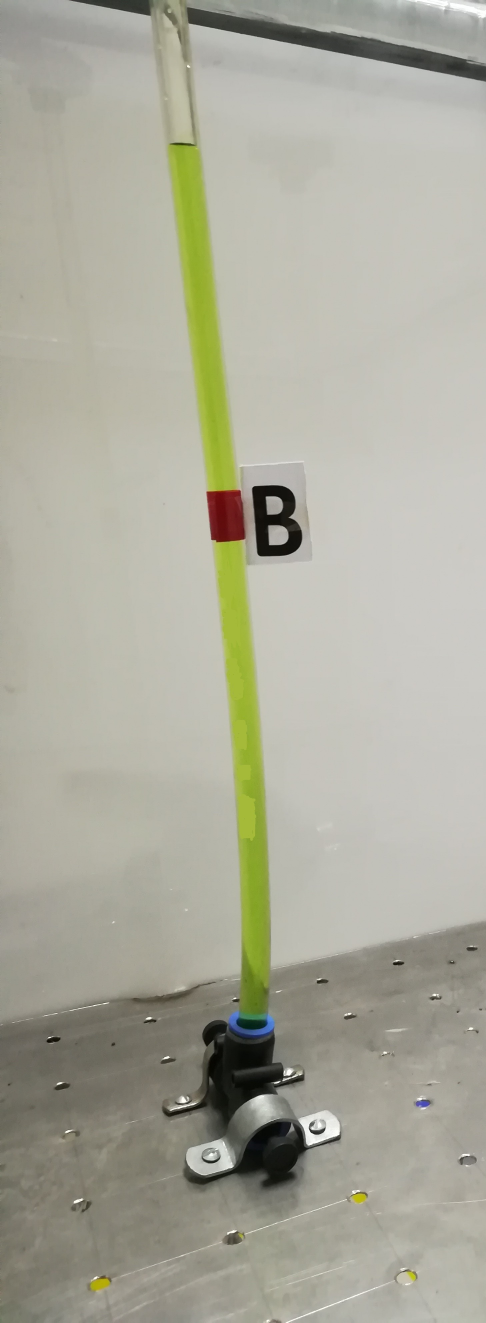
%> input picture btest.jpg, 1458 x 3967 px (shown at 1/3 size)
$ octave --eval "result = TextDetection(imread('btest.jpg'));"   (GNU Octave 9; MATLAB toolbox functions it lacks are replaced by stand-ins)
%> lines starting %> are read from the running program, lines starting %| are printed output that depends on the picture; in (x1, y1, x2, y2) boxes, pixels count from 0 and x2, y2 are one past the last pixel; in counts of white or black regions, pixels touching at a corner belong together; the program's own positions count from 1
### RedBoxDetector.m
function redbox = RedBoxDetector(image)
% im1 = imread(imAdd);
% image = imresize(image, 0.25);
[h, v, l] = size(image);
% imtool(im1small);
im1=image;
% [11 lines of commented-out code are left out]
redmask = im1(:,:,1);
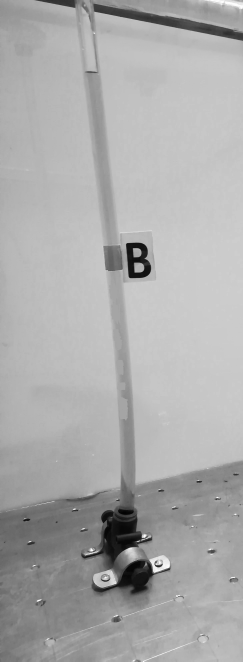
%> redmask: size 3967x1458 uint8 (shown at 1/6 size); min 0, max 255, mean 171.2
greyscale = rgb2gray(im1);
finalim = imsubtract(redmask, greyscale);
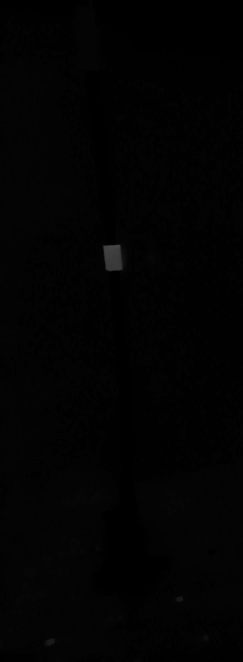
%> finalim: size 3967x1458 uint8 (shown at 1/6 size); min 0, max 73, mean 2.3
finalim = im2bw(finalim, 0.18);
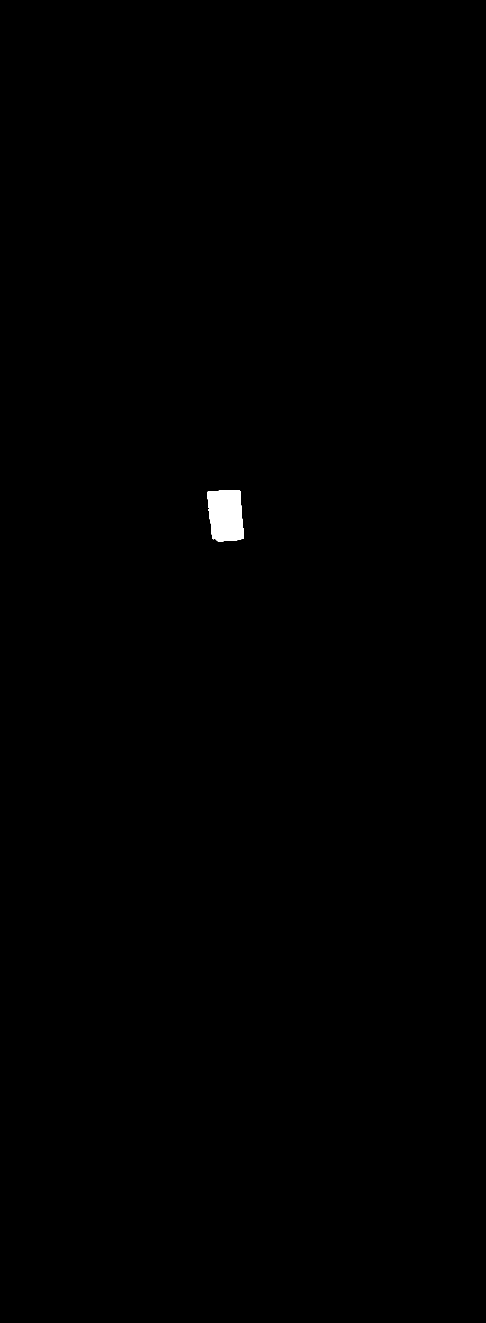
%> finalim: size 3967x1458 logical (shown at 1/3 size); 0.25% white; 1 white region
imGA = finalim;
imGBW = im2bw(imGA);
% figure;
% imshow(imGBW);
imGBW = bwareaopen(imGBW, 50);
imGBW = imfill(imGBW, 'holes');
figure;
imshow(imGA);
redbox = regionprops(imGBW, 'BoundingBox');
%> redbox = 1 region; box (x1, y1, x2, y2): (621, 1470, 732, 1624)

### TextDetection.m
function letter = TextDetection(image)
%% Automatically Detect and Recognize Text in Natural Images
% This example shows how to detect regions containing text in an
% image. It is a common task performed on unstructured scenes, for
% example when capturing video from a moving vehicle for the purpose
% of alerting a driver about a road sign. Segmenting out the text
% from a cluttered scene greatly helps with additional tasks
% such as optical character recognition (OCR).
%
% The automated text detection algorithm in this example starts with
% a large number of text region candidates and progressively removes those
% less likely to contain text. To highlight this algorithm's flexibility,
% it is applied to images containing a road sign, a poster and a set
% of license plates.
%
%   Copyright 2014 The MathWorks, Inc.

%% Step 1: Load image
% Load the image. The text can be rotated in plane, but significant out of
% plane rotations may require additional pre-processing.
colorImage = image;

% % figure; imshow(colorImage); title('Original image')
%
% %% Step 2: Detect MSER Regions
% % Since text characters usually have consistent color, we begin
% % by finding regions of similar intensities in the image using the MSER
% % region detector [1].
%
% % Detect and extract regions
% grayImage = rgb2gray(colorImage);
% % imshow(grayImage);
% mserRegions = detectMSERFeatures(grayImage,'RegionAreaRange',[200, 600]);
% mserRegionsPixels = vertcat(cell2mat(mserRegions.PixelList));  % extract regions
%
% % Visualize the MSER regions overlaid on the original image
% % figure; imshow(colorImage); hold on;
% % plot(mserRegions, 'showPixelList', true,'showEllipses',false);
% % title('MSER regions');
% %%
% Some of these regions include extra background pixels. At this stage, the
% letter E and D in "TOWED" combine into one region. Also notice that the
% space between bricks is included.

%% Step 3: Use Canny Edge Detector to Further Segment the Text
% Since written text is typically placed on clear background, it tends
% to produce high response to edge detection. Furthermore, an intersection
% of MSER regions with the edges is going to produce regions that are
% % even more likely to belong to text.
%
% % Convert MSER pixel lists to a binary mask
% mserMask = false(size(grayImage));
% ind = sub2ind(size(mserMask), mserRegionsPixels(:,2), mserRegionsPixels(:,1));
% mserMask(ind) = true;
%
% % Run the edge detector
% edgeMask = edge(grayImage, 'Canny');
%
% % Find intersection between edges and MSER regions
% edgeAndMSERIntersection = edgeMask & mserMask;
% figure; imshowpair(edgeMask, edgeAndMSERIntersection, 'montage');
% title('Canny edges and intersection of canny edges with MSER regions')

% %%
% % Note that the original MSER regions in |mserMask| still contain
% % pixels that are not part of the text. We can use the edge mask
% % together with edge gradients to eliminate those regions.
% %
% % Grow the edges outward by using image gradients around edge locations.
% % <matlab:edit(fullfile(matlabroot,'toolbox','vision','visiondemos','helperGrowEdges.m')) |helperGrowEdges|>
% % helper function.
%
% [~, gDir] = imgradient(grayImage);
% % You must specify if the text is light on dark background or vice versa
% gradientGrownEdgesMask = helperGrowEdges(edgeAndMSERIntersection, gDir, 'LightTextOnDark');
% % figure; imshow(gradientGrownEdgesMask); title('Edges grown along gradient direction')
%
% %%
% % This mask can now be used to remove pixels that are within the MSER
% % regions but are likely not part of text.
%
% % Remove gradient grown edge pixels
% edgeEnhancedMSERMask = ~gradientGrownEdgesMask & mserMask;
%
% % Visualize the effect of segmentation
% % figure; imshowpair(mserMask, edgeEnhancedMSERMask, 'montage');
% % title('Original MSER regions and segmented MSER regions')
%
% %%
% % In this image, letters have been further separated from the background and
% % many of the non-text regions have been separated from text.
%
% %% Step 4: Filter Character Candidates Using Connected Component Analysis
% % Some of the remaining connected components can now be removed by using
% % their region properties. The thresholds used below may vary for
% % different fonts, image sizes, or languages.
%
% connComp = bwconncomp(edgeEnhancedMSERMask); % Find connected components
% stats = regionprops(connComp,'Area','Eccentricity','Solidity');
%
% % Eliminate regions that do not follow common text measurements
% regionFilteredTextMask = edgeEnhancedMSERMask;
%
% regionFilteredTextMask(vertcat(connComp.PixelIdxList{[stats.Eccentricity] > .995})) = 0;
% regionFilteredTextMask(vertcat(connComp.PixelIdxList{[stats.Area] < 200 | [stats.Area] > 600})) = 0;
% regionFilteredTextMask(vertcat(connComp.PixelIdxList{[stats.Solidity] < .4})) = 0;
%
% % Visualize results of filtering
% % figure; imshowpair(edgeEnhancedMSERMask, regionFilteredTextMask, 'montage');
% % title('Text candidates before and after region filtering')
%
% %% Step 5: Filter Character Candidates Using the Stroke Width Image
% % Another useful discriminator for text in images is the variation in
% % stroke width within each text candidate. Characters in most languages
% % have a similar stroke width or thickness throughout. It is therefore
% % useful to remove regions where the stroke width exhibits too much
% % variation [1]. The stroke width image below is computed using the
% % <matlab:edit(fullfile(matlabroot,'toolbox','vision','visiondemos','helperStrokeWidth.m')) |helperStrokeWidth|>
% % helper function.
%
% distanceImage    = bwdist(~regionFilteredTextMask);  % Compute distance transform
% strokeWidthImage = helperStrokeWidth(distanceImage); % Compute stroke width image
%
% % Show stroke width image
% % figure; imshow(strokeWidthImage);
% % caxis([0 max(max(strokeWidthImage))]); axis image, colormap('jet'), colorbar;
% % title('Visualization of text candidates stroke width')
% %%
% % Note that most non-text regions show a large variation in stroke width.
% % These can now be filtered using the coefficient of stroke width variation.
%
% % Find remaining connected components
% connComp = bwconncomp(regionFilteredTextMask);
% afterStrokeWidthTextMask = regionFilteredTextMask;
% for i = 1:connComp.NumObjects
%     strokewidths = strokeWidthImage(connComp.PixelIdxList{i});
%     % Compute normalized stroke width variation and compare to common value
%     if std(strokewidths)/mean(strokewidths) > 0.35
%         afterStrokeWidthTextMask(connComp.PixelIdxList{i}) = 0; % Remove from text candidates
%     end
% end
%
% % Visualize the effect of stroke width filtering
% % figure; imshowpair(regionFilteredTextMask, afterStrokeWidthTextMask,'montage');
% title('Text candidates before and after stroke width filtering')

%% Step 6: Determine Bounding Boxes Enclosing Text Regions
% To compute a bounding box of the text region, we will first merge the
% individual characters into a single connected component. This can be
% accomplished using morphological closing followed by opening
% to clean up any outliers.
% se1=strel('disk',25);
% se2=strel('disk',7);

% afterMorphologyMask = imclose(afterStrokeWidthTextMask,se1);
% afterMorphologyMask = imopen(afterMorphologyMask,se2);

% Display image region corresponding to afterMorphologyMask
% displayImage = colorImage;
% displayImage(~repmat(afterMorphologyMask,1,1,3)) = 0;
% figure; imshow(displayImage); title('Image region under mask created by joining individual characters')
%%
% [11 lines of commented-out code are left out]

boxes = RedBoxDetector(image);
%> boxes has the same summary as redbox in RedBoxDetector
boxes = boxes.BoundingBox;
%> boxes = [621.5 1470.5 111 154]
boxes(:,1:2) = boxes(:,1:2)+3;
boxes(:,3:4) = boxes(:,3:4)-6;

% cropped = imcrop(colorImage, boxes);

%% Step 7: Perform Optical Character Recognition on Text Region
% [24 lines of commented-out code are left out]

bwimage= im2bw(colorImage, 0.6);
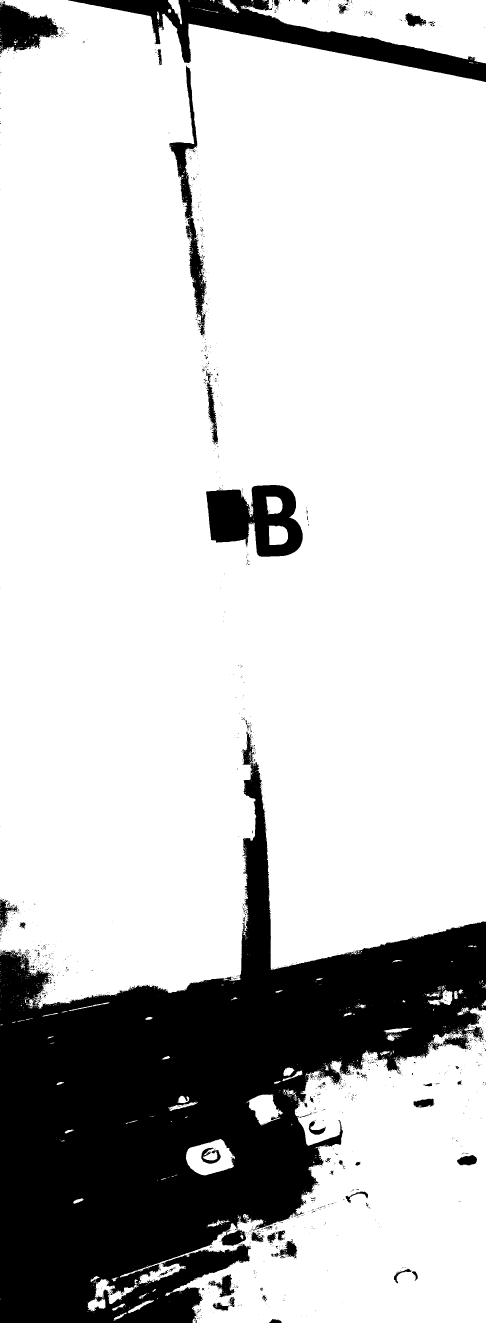
%> bwimage: size 3967x1458 logical (shown at 1/3 size); 79% white; 1712 black regions (1620 under 20 px), largest, box (x1, y1, x2, y2) and area: (0, 2194, 1458, 3967) 1040154, (204, 0, 1458, 246) 76172, (618, 1455, 908, 1670) 39758
% imshow(bwimage);
%> (the run ends here)

$ run again, on croptest1.jpg
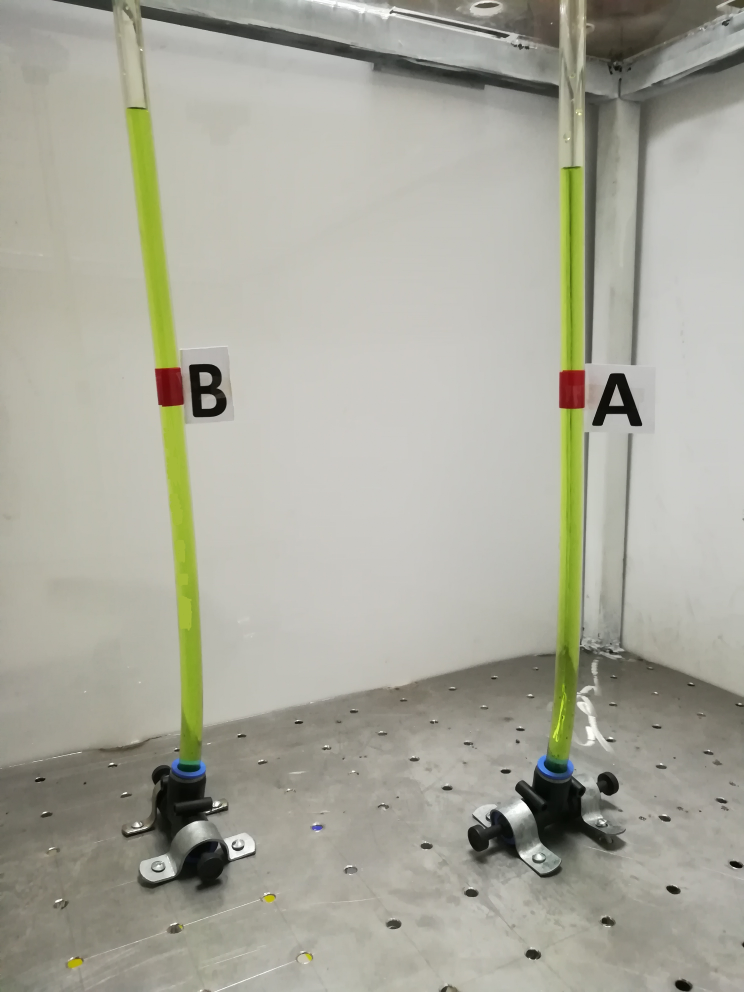
%> input picture croptest1.jpg, 2976 x 3968 px (shown at 1/4 size)
%> in RedBoxDetector, `finalim = im2bw(finalim, 0.18);`:
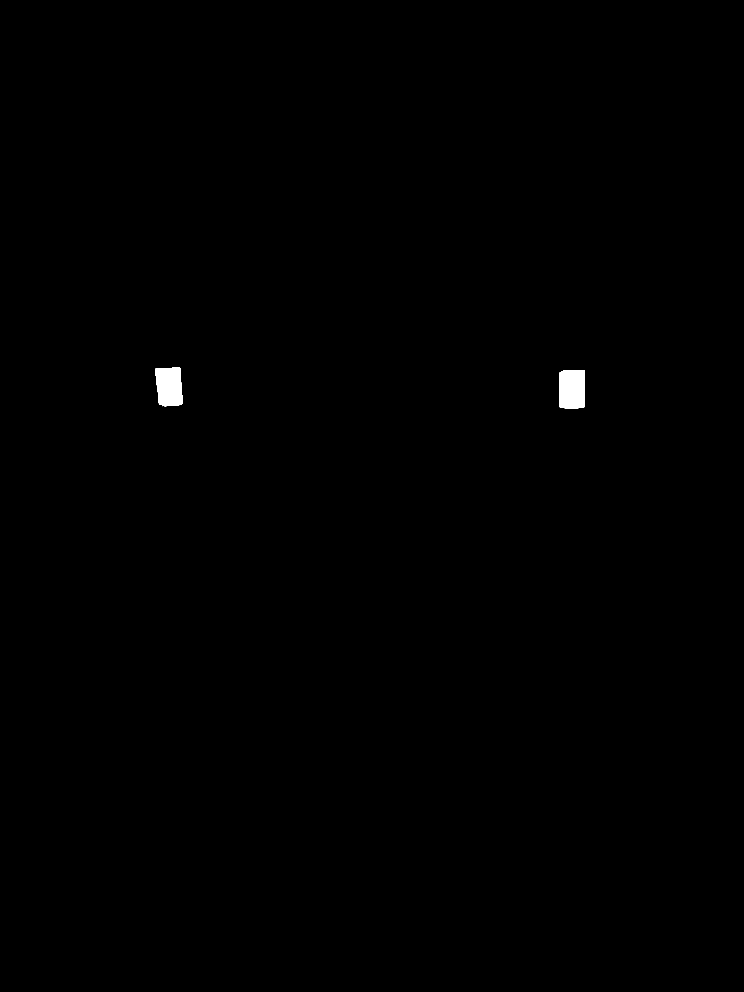
%> finalim: size 3968x2976 logical (shown at 1/4 size); 0.25% white; 2 white regions, box (x1, y1, x2, y2) and area: (2238, 1480, 2339, 1634) 14940, (620, 1470, 732, 1625) 14593
%> imGBW: size 3968x2976 logical; 0.25% white; 2 white regions
%> redbox = 2 regions; box (x1, y1, x2, y2): (620, 1470, 732, 1625), (2238, 1480, 2339, 1634)
%> in TextDetection, `boxes = RedBoxDetector(image);`: boxes has the same summary as redbox in RedBoxDetector
%> in TextDetection, `boxes = boxes.BoundingBox;`: boxes = [620.5 1470.5 112 155]
%> in TextDetection, `bwimage= im2bw(colorImage, 0.6);`:
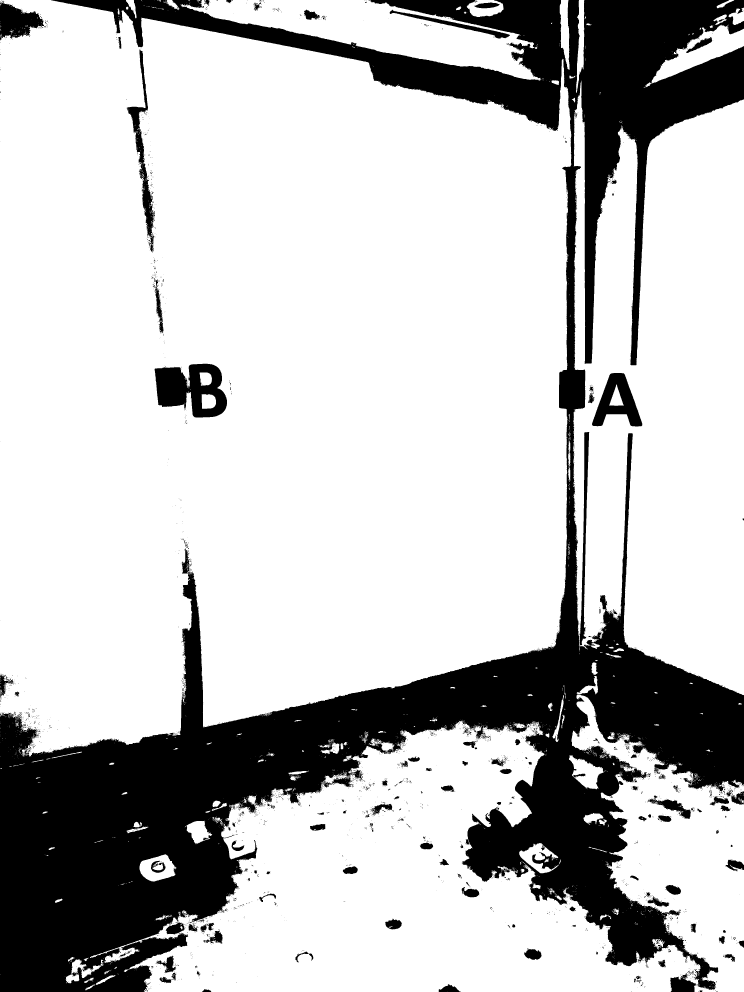
%> bwimage: size 3968x2976 logical (shown at 1/4 size); 76.3% white; 2808 black regions (2568 under 20 px), largest, box (x1, y1, x2, y2) and area: (0, 0, 2976, 3968) 2600440, (618, 1455, 908, 1670) 39778, (2368, 1492, 2569, 1706) 20899
